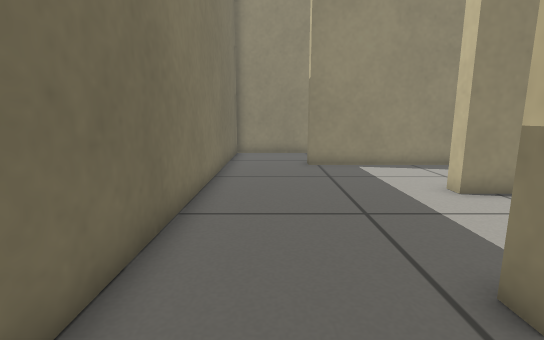
[1] (above)

16 first-person views from a walk through a world built for the Gazebo simulator. The camera is 0.5 m above the floor, tilts 10° down and sees 85° across. The floor is counted in squares, 0.25 m on a side. Each view is taken from the middle of a square. On the plan, view 1 faces up. The plan holds only what a view shows up to about 17 squares ahead; the rest is blank. The place goes on beyond the plan.

[2]
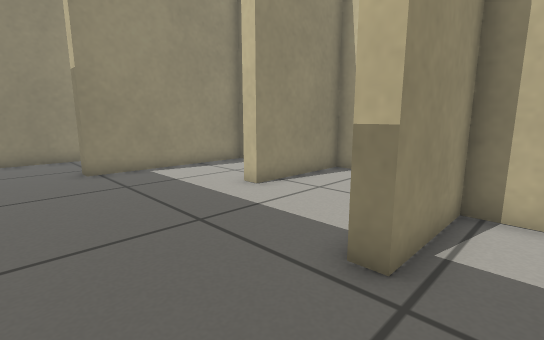

[3]
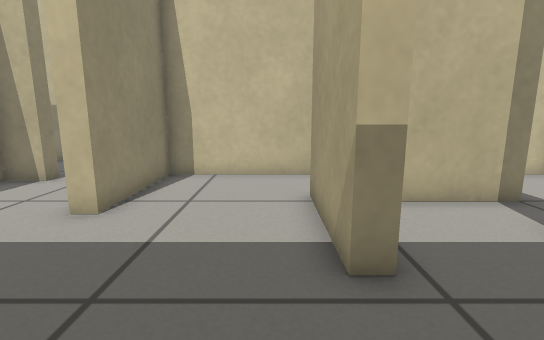

[4]
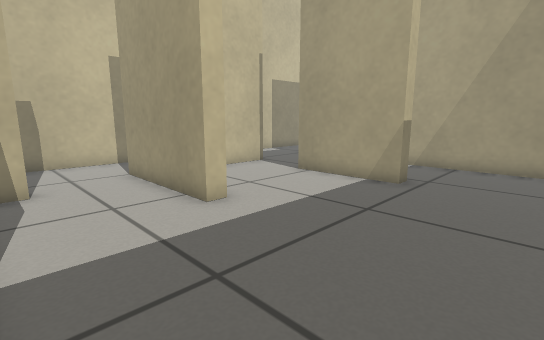

[5]
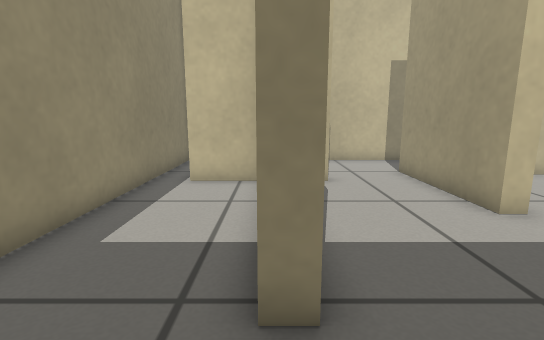

[6]
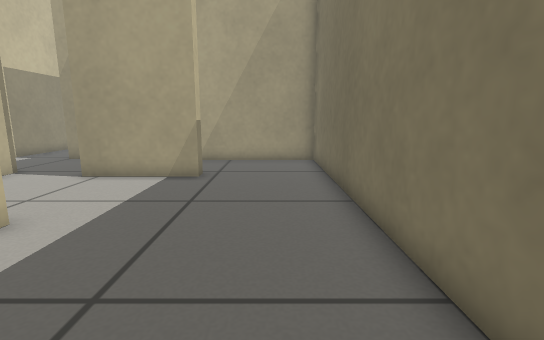

[7]
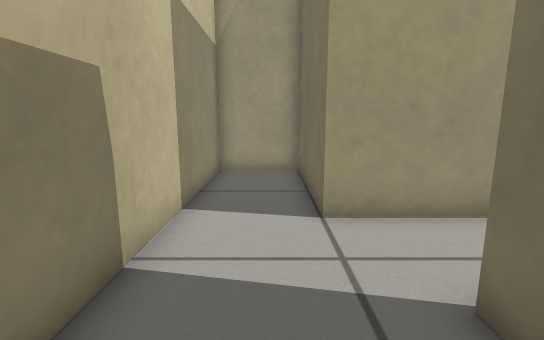

[8]
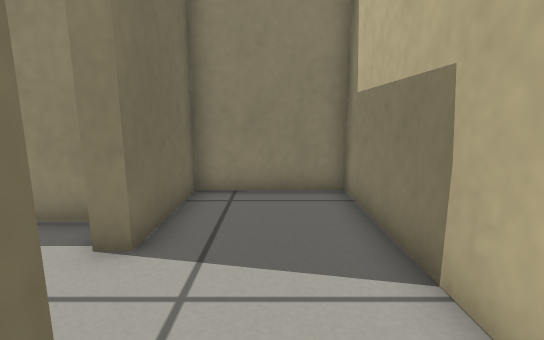

[9]
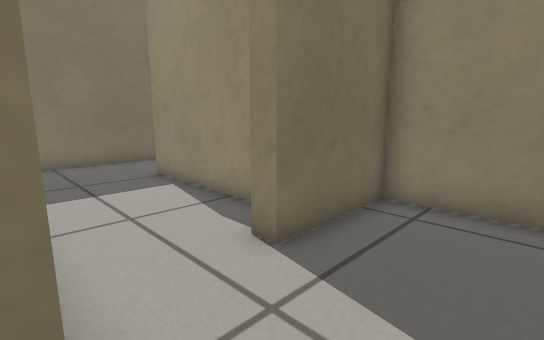

[10]
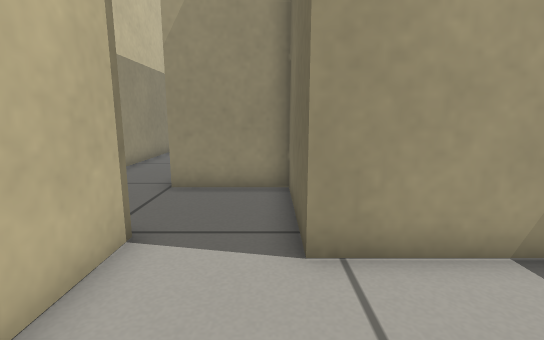

[11]
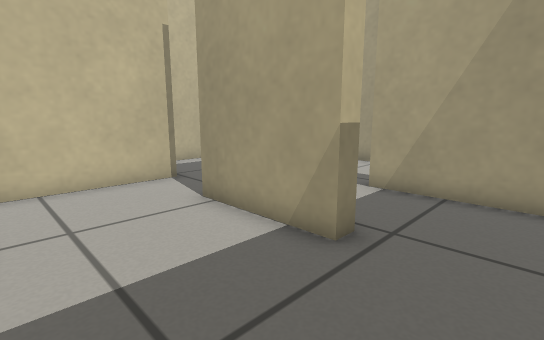

[12]
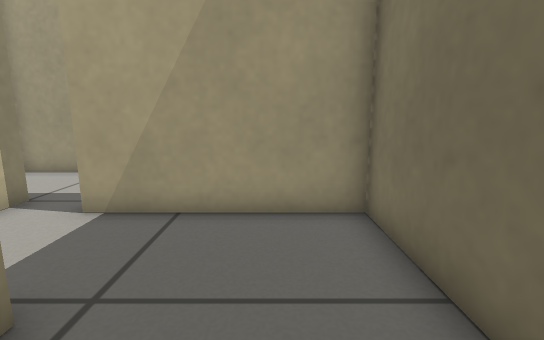

[13]
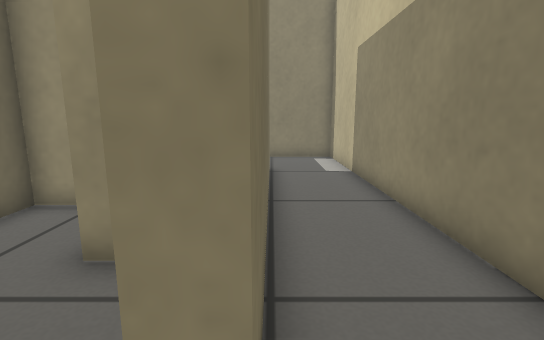

[14]
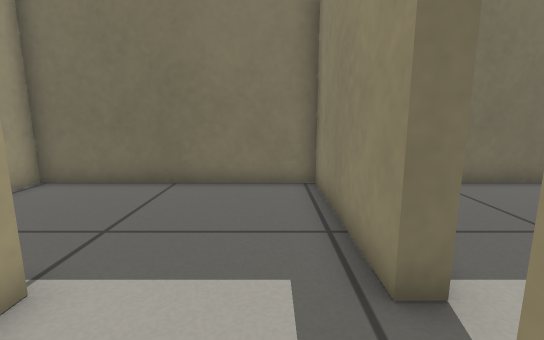

[15]
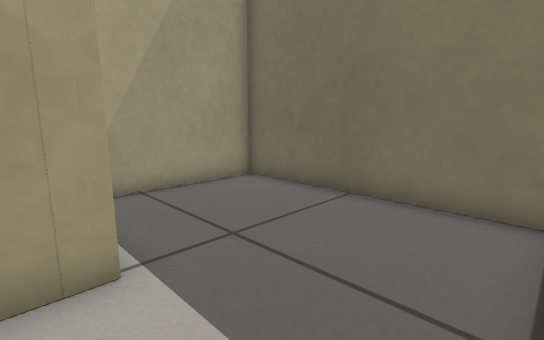

[16]
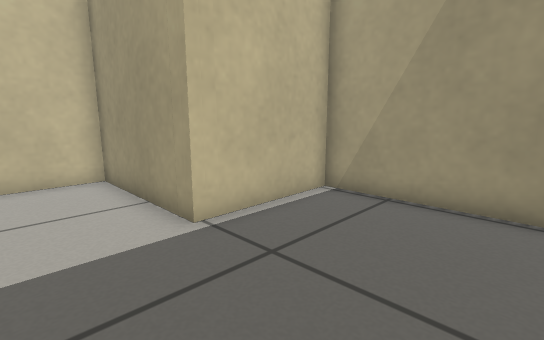

### Floor plan
Key: @ floor where view 1 was taken; # wall or solid block; . floor.
Columns run from 2 left of view 1 to 13 right of it. Each row starts with its distance up from view 1.
 17 #############
 16 #..........##
 15 #.........######
 14 #.........##...#
 13 #...########...#
 12 #.........##...#
 11 #..............#
 10 #..............#
  9 #..............#
  8 #......######..#
  7 #..........##..#
  6 #..........##..#
  5 #..........##..#
  4 #..........##..#
  3 #....#####.#####
  2 #....#### ..####
  1 #.......# .....#
  0 #.@.....# .....#
 -1 #######.#  ##..#
 -2 #######.#####..#
 -3 #..........##..#
 -4 #..........##..#
 -5 #..........##..#
 -6 #.....#######..#
 -7 #.....# .   #..#
 -8 #.....# ..  #..#
 -9 #.....# ..###..#
-10 #######  .. #..#
-11           .##..
-12
-13             .

Where each view was taken, in squares from view 1:
view 1: 0 up, 0 right, facing up
view 2: 1 up, 1 left, facing up-right
view 3: 4 up, 1 left, facing right
view 4: 12 up, 1 left, facing down-right
view 5: 13 up, 1 left, facing right
view 6: 13 up, 0 right, facing down
view 7: 14 up, 11 right, facing down
view 8: 7 up, 11 right, facing up
view 9: 8 up, 12 right, facing up-left
view 10: 7 up, 7 right, facing down
view 11: 7 up, 0 right, facing down-right
view 12: 5 up, 0 right, facing down
view 13: 13 down, 10 right, facing up
view 14: 3 down, 7 right, facing left
view 15: 2 down, 5 right, facing down-left
view 16: 3 down, 1 left, facing down-right
